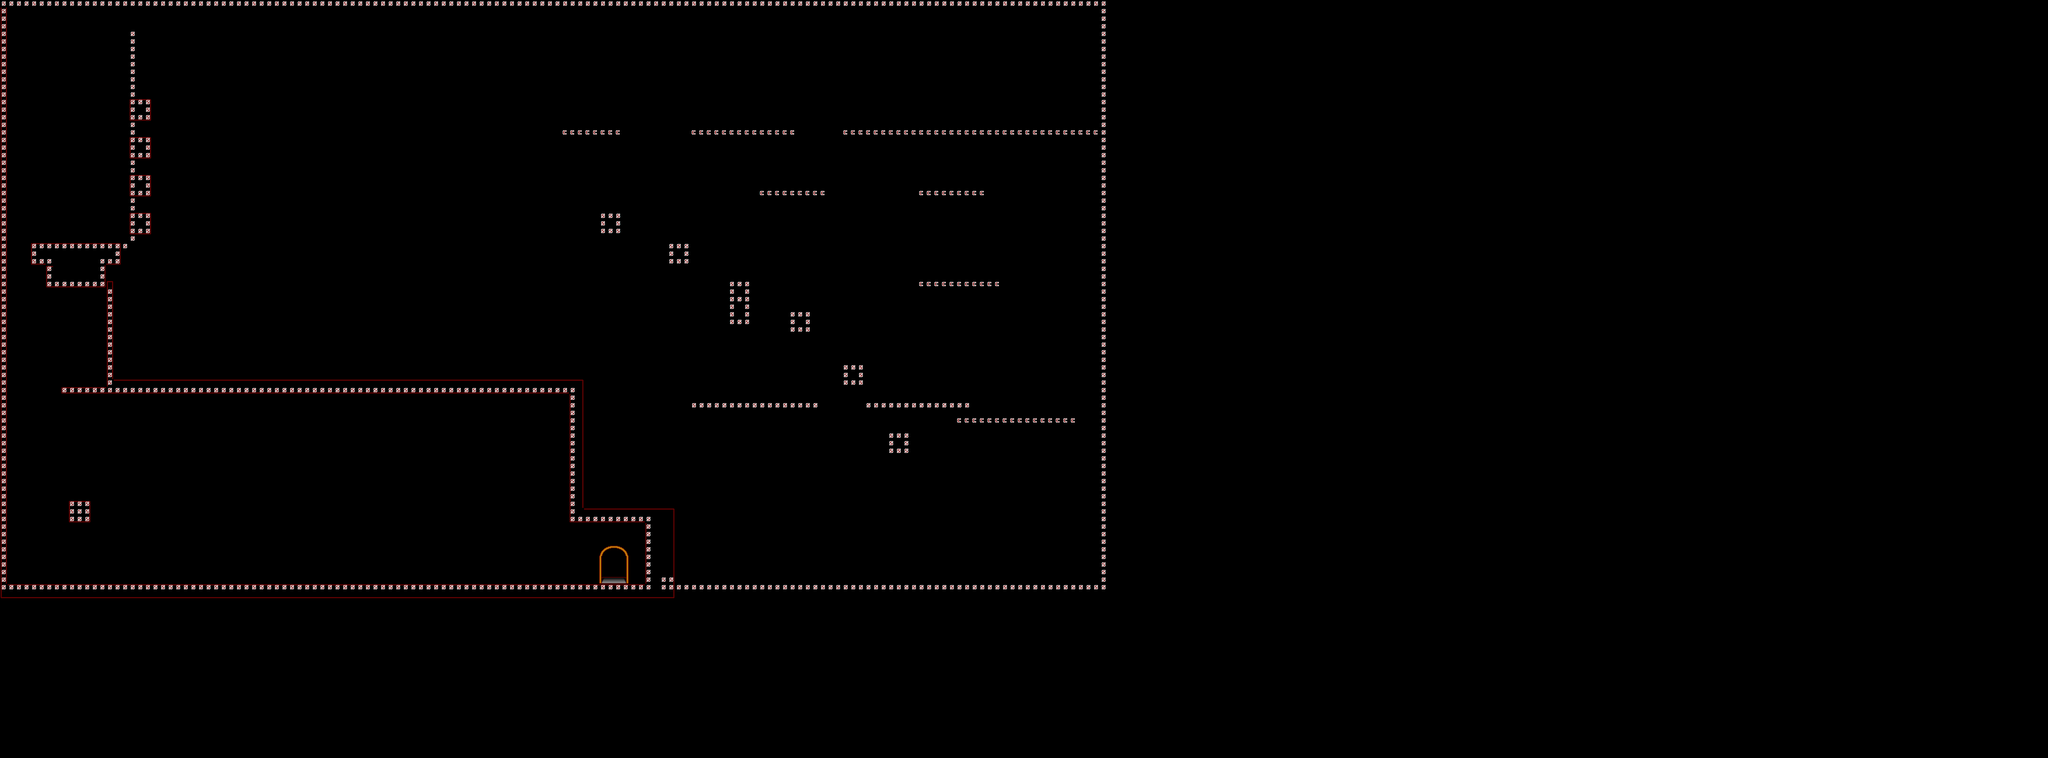

Rendered tile map (Tiled .tmx) drawn with the repository's tilesets; below, a short description and the map source with its tile grids summarised:
An orthogonal 270x100 tile map with 16x16 px tiles, 3 tile layers (main, collision, main_fg), 3 hidden layers not drawn and 6 objects (3x bouncer, start, enemy, portal).

<map version="1.0" orientation="orthogonal" width="270" height="100" tilewidth="16" tileheight="16">
 <tileset firstgid="1" name="level_tilesheet" tilewidth="16" tileheight="16">
  <image source="level_tilesheet.png" width="1600" height="320" />
  <tile id="0">
   <properties>
    <property name="type" value="solid" />
   </properties>
  </tile>
  <tile id="1">
   <properties>
    <property name="type" value="cloud" />
   </properties>
  </tile>
 </tileset>
 <layer name="bg3" width="270" height="100" visible="0">
  <properties>
   <property name="scrollx" value="0.2" />
   <property name="scrolly" value="0.2" />
  </properties>
  <data>[27000 cells, 468 non-empty, 9 distinct tile ids]</data>
 </layer>
 <layer name="bg2" width="270" height="100" visible="0">
  <properties>
   <property name="scrollx" value="0.3" />
   <property name="scrolly" value="0.3" />
  </properties>
  <data>[27000 cells, 848 non-empty, 9 distinct tile ids]</data>
 </layer>
 <layer name="bg" width="270" height="100" visible="0">
  <properties>
   <property name="scrollx" value="0.5" />
   <property name="scrolly" value="0.5" />
  </properties>
  <data>[27000 cells, 720 non-empty, 9 distinct tile ids]</data>
 </layer>
 <layer name="main" width="270" height="100">
  <data>[27000 cells, 614 non-empty, 29 distinct tile ids]</data>
 </layer>
 <layer name="collision" width="270" height="100">
  <data>[27000 cells, 838 non-empty, 2 distinct tile ids]</data>
 </layer>
 <layer name="main_fg" width="270" height="100">
  <data>[27000 cells, 0 non-empty, 0 distinct tile ids]</data>
 </layer>
 <objectgroup name="obj" width="270" height="100">
  <object type="start" x="128" y="112" width="32" height="32">
   <properties>
    <property name="from" value="1" />
   </properties>
  </object>
  <object type="enemy" x="704" y="912" width="256" height="256">
   <properties>
    <property name="id" value="ironboss" />
   </properties>
  </object>
  <object type="portal" x="1264" y="1152" width="64" height="80">
   <properties>
    <property name="info" value="BACK TO HUB" />
    <property name="level" value="1" />
    <property name="locked" value="iron" />
   </properties>
  </object>
  <object type="bouncer" x="1152" y="32" width="32" height="736" />
  <object type="bouncer" x="1920" y="912" width="16" height="256" />
  <object type="bouncer" x="2240" y="208" width="16" height="640" />
 </objectgroup>
</map>
